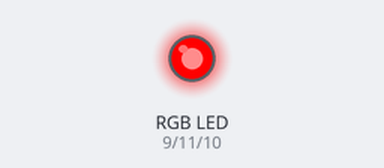
Simulated run of this sketch. Board: Arduino Uno, built with avr-gcc and run on an emulated ATmega328P. On the bench: an RGB LED mixed from three pins (HIGH = lit).

Above: at 0.5 s.
At 1.5 s:
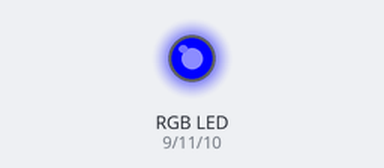
At 5.5 s:
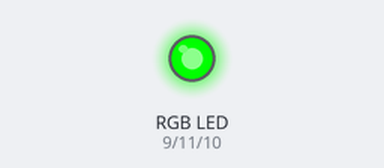
Timing chart, 0 to 6.9 s (numbered marks = the images above):
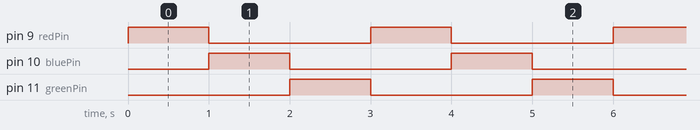

Measured:
- by itself, pin 9 (redPin), pin 10 (bluePin), pin 11 (greenPin): alternates HIGH for 1.0 s and LOW for 2.0 s
- by itself, everything shown: repeats every 3.0 s, in 4 steps

The sketch:

led_rgb_control_for.ino
```cpp
// Definimos los pines para los colores del LED RGB
int redPin = 9;
int bluePin = 10;
int greenPin = 11;

// Array que contiene los pines del LED RGB
int ledRGB[] = {redPin, bluePin, greenPin};

void setup() {
  // Configuramos los pines del LED RGB como salida
  for (int i = 0; i < 3; i++) {
    pinMode(ledRGB[i], OUTPUT);
  }
}

void loop() {
  // Encendemos cada color (rojo, verde y azul) uno por uno
  for (int i = 0; i < 3; i++) {
    digitalWrite(ledRGB[i], HIGH);  // Encender el color actual
    delay(1000);  // Esperamos 1 segundo
    digitalWrite(ledRGB[i], LOW);   // Apagar el color actual
  }
}
```
